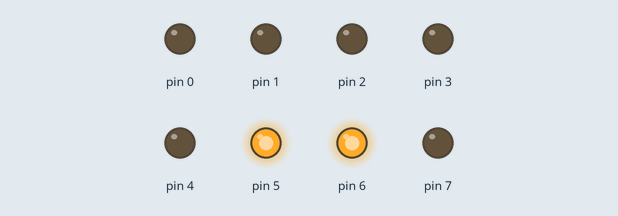
Simulated run of this sketch. Board: Arduino Uno, built with avr-gcc and run on an emulated ATmega328P. On the bench: output pins drawn as LEDs (lit = HIGH).

Above: at 0.5 s.
At 2.5 s:
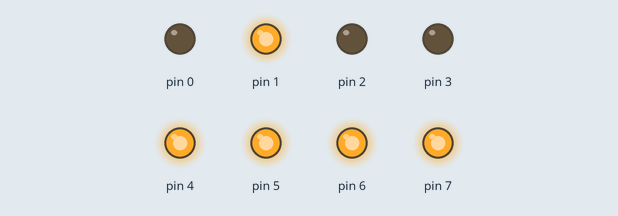
At 3.5 s:
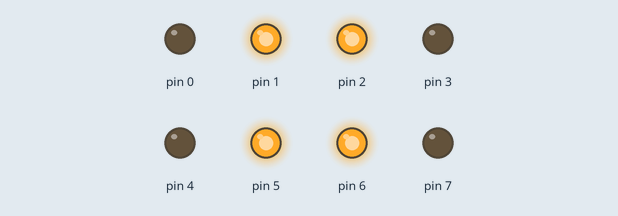
At 4.5 s:
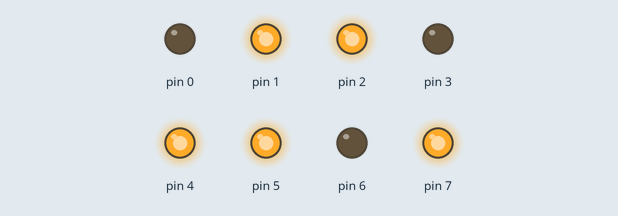
At 6.5 s:
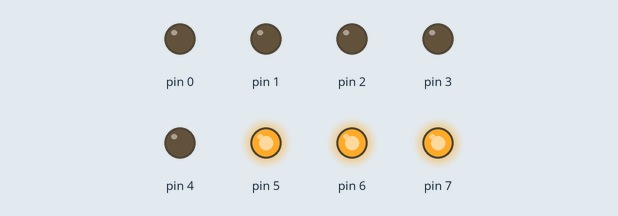
At 8.5 s:
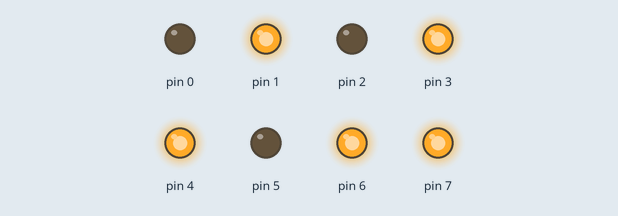
Timing chart, 0 to 9.1 s (numbered marks = the images above):
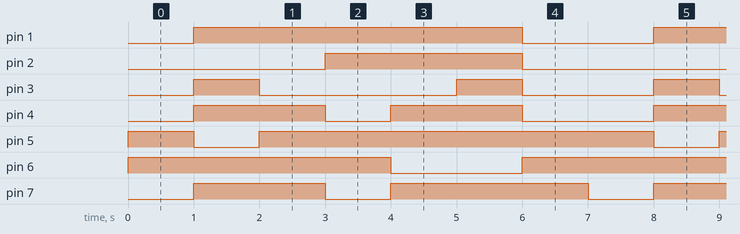

Measured:
- by itself, pin 1: alternates HIGH for 5.0 s and LOW for 2.0 s
- by itself, pin 2: alternates HIGH for 3.0 s and LOW for 4.0 s
- by itself, pin 3: repeats every 7.0 s: LOW 3.0 s, HIGH 1.0 s, LOW 2.0 s, HIGH 1.0 s
- by itself, pin 4: repeats every 7.0 s: LOW 1.0 s, HIGH 2.0 s, LOW 2.0 s, HIGH 2.0 s
- by itself, pin 5: repeats every 7.0 s: LOW 1.0 s, HIGH 6.0 s
- by itself, pin 6: repeats every 7.0 s: LOW 2.0 s, HIGH 5.0 s
- by itself, pin 7: repeats every 7.0 s: LOW 1.0 s, HIGH 3.0 s, LOW 1.0 s, HIGH 2.0 s

The sketch:

ledBlink.ino
```cpp
int numArr[]={0x60,0xda,0xf2,0x66,0xb6,0xbe,0xe0};


void setup(){
  DDRD = 0xff;

  }

 void loop(){

  for(int i=0;i<7;i++){
    PORTD = numArr[i];
    delay(1000);
    }

  }
```
